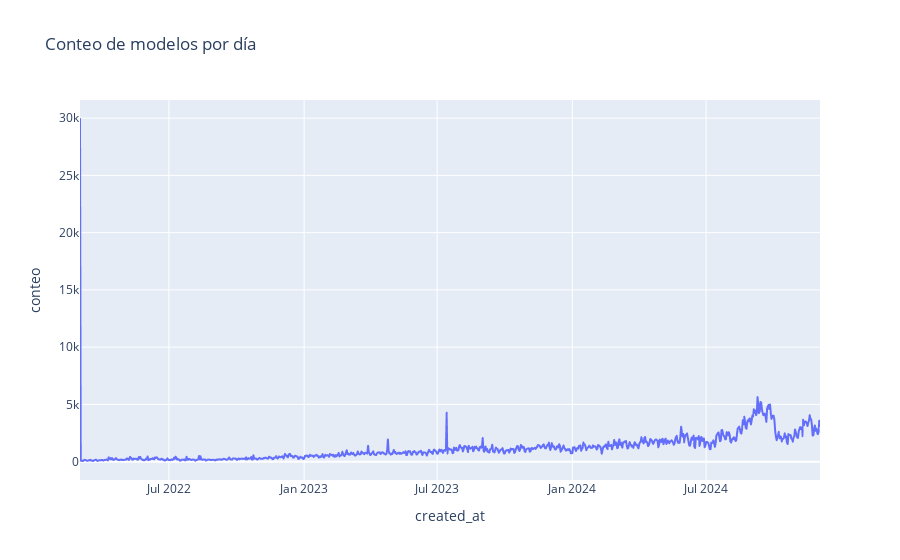

Notebook cell for this chart:
### Code cell
fig.show()

### Figure 1 — Plotly figure (JSON) as saved in the notebook; plotly's stock layout.template omitted (floating-point values rounded to 4 significant figures; data arrays with more than 128 entries replaced by an {"elided": "..."} marker saying what was removed)
{"data": [{"hovertemplate": "created_at=%{x}<br>conteo=%{y}<extra></extra>", "legendgroup": "", "line": {"color": "#636efa", "dash": "solid"}, "marker": {"symbol": "circle"}, "mode": "lines", "name": "", "showlegend": false, "type": "scattergl", "x": {"elided": "1008 str values"}, "xaxis": "x", "y": {"elided": "1008 int values"}, "yaxis": "y"}], "layout": {"legend": {"tracegroupgap": 0}, "title": {"text": "Conteo de modelos por día"}, "xaxis": {"anchor": "y", "domain": [0, 1], "title": {"text": "created_at"}}, "yaxis": {"anchor": "x", "domain": [0, 1], "title": {"text": "conteo"}}}}
